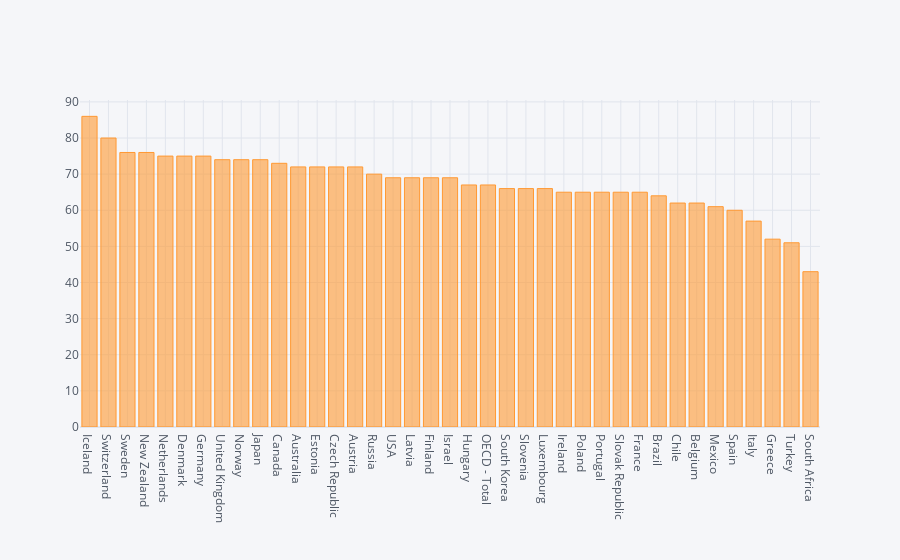

The code cell stored with this chart in its notebook:
### Markdown cell above
### Interaktywny wykres

### Code cell
df.set_index('Country')['Employment rate as pct'].sort_values(ascending=False).iplot(kind='bar')

### Figure 1 — Plotly figure (JSON) as saved in the notebook; plotly's stock layout.template omitted (floating-point values rounded to 4 significant figures)
{"data": [{"marker": {"color": "rgba(255, 153, 51, 0.6)", "line": {"color": "rgba(255, 153, 51, 1.0)", "width": 1}}, "name": "Employment rate as pct", "orientation": "v", "text": "", "type": "bar", "x": ["Iceland", "Switzerland", "Sweden", "New Zealand", "Netherlands", "Denmark", "Germany", "United Kingdom", "Norway", "Japan", "Canada", "Australia", "Estonia", "Czech Republic", "Austria", "Russia", "USA", "Latvia", "Finland", "Israel", "Hungary", "OECD - Total", "South Korea", "Slovenia", "Luxembourg", "Ireland", "Poland", "Portugal", "Slovak Republic", "France", "Brazil", "Chile", "Belgium", "Mexico", "Spain", "Italy", "Greece", "Turkey", "South Africa"], "y": [86, 80, 76, 76, 75, 75, 75, 74, 74, 74, 73, 72, 72, 72, 72, 70, 69, 69, 69, 69, 67, 67, 66, 66, 66, 65, 65, 65, 65, 65, 64, 62, 62, 61, 60, 57, 52, 51, 43]}], "layout": {"legend": {"bgcolor": "#F5F6F9", "font": {"color": "#4D5663"}}, "paper_bgcolor": "#F5F6F9", "plot_bgcolor": "#F5F6F9", "title": {"font": {"color": "#4D5663"}}, "xaxis": {"gridcolor": "#E1E5ED", "showgrid": true, "tickfont": {"color": "#4D5663"}, "title": {"font": {"color": "#4D5663"}, "text": ""}, "zerolinecolor": "#E1E5ED"}, "yaxis": {"gridcolor": "#E1E5ED", "showgrid": true, "tickfont": {"color": "#4D5663"}, "title": {"font": {"color": "#4D5663"}, "text": ""}, "zerolinecolor": "#E1E5ED"}}}
